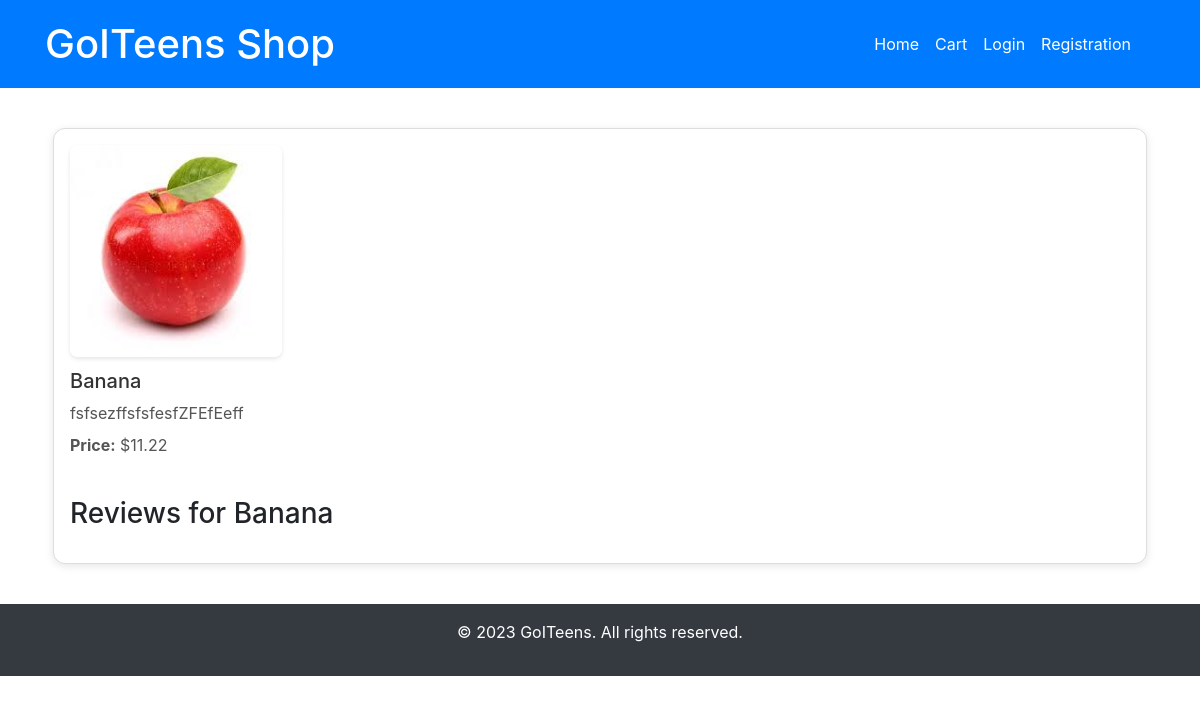
Page /product/11 on the committed database.
### myapp/models.py (models this page shows, shortened)
class Product(models.Model):
    name = models.CharField(max_length=100)
    description = models.TextField()
    price = models.DecimalField(max_digits=10, decimal_places=2)
    is_top = models.BooleanField(default=False)
    photo = models.CharField(max_length=20, null=True)

### myapp/views.py (the view, shortened to what this page needs)
# urls.py: path('product/<int:product_id>', get_product, name='product')
def get_product(request, product_id: int):
    try:
        product = Product.objects.get(pk=product_id)
    except Exception as e:
        logger.warning(f"Продукт с id={product_id} не найден")
        return render(request, "404.html")
    comments = Comment.objects.filter(product=product)
    comment_form = CommentForm()
    context = {
        'product': product,
        'comments': comments,
        'comment_form': comment_form
    }
    return render(request, 'product.html', context=context)

### myapp/templates/product.html (shortened to what this page needs)
{% extends 'base.html' %}
{% load static %}
{% block content %}
  <div class="row">
      <div class="product-card">
        <img src="{% static 'img/' %}{{ product.photo }}" alt="Product image">
        <h5>{{ product.name }}</h5>
        <p>{{ product.description }}</p>
        <p><strong>Price:</strong> ${{ product.price }}</p>
        <h3>Reviews for {{product.name}}</h3>
      </div>
  </div>
{% endblock %}

### myapp/static/css/style.css (style rules this page uses)
.product-card { border: 1px solid #ddd; border-radius: 12px; padding: 16px; margin: 16px; background-color: #fff; box-shadow: 0 2px 8px rgba(0, 0, 0, 0.1); box-sizing: border-box; transition: transform 0.2s, box-shadow 0.3s; flex: 1 1 calc(33.33% - 32px); display: flex; flex-direction: column; justify-content: space-between; }
.product-card img { width: 20%; height: 70%; object-fit: cover; border-radius: 8px; margin-bottom: 12px; box-shadow: 0 2px 4px rgba(0, 0, 0, 0.1); }
.product-card h5 { font-size: 20px; margin-bottom: 8px; color: #333; }
.product-card p { color: #555; margin-bottom: 8px; }
.row { display: flex; flex-wrap: wrap; justify-content: space-between; margin: 0 -8px; }

### rows in the picture
Product: photo (picture), name "Banana", description "fsfsezffsfsfesfZFEfEeff", price "11.22"
